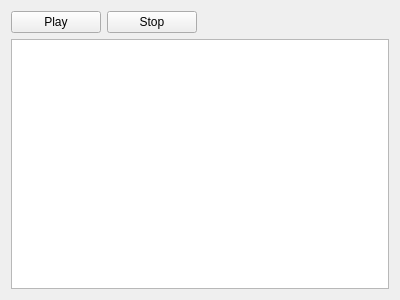
<?xml version="1.0" encoding="UTF-8"?>
<ui version="4.0">
 <class>Player</class>
 <widget class="QWidget" name="Player">
  <property name="geometry">
   <rect>
    <x>0</x>
    <y>0</y>
    <width>400</width>
    <height>300</height>
   </rect>
  </property>
  <property name="windowTitle">
   <string>Form</string>
  </property>
  <layout class="QVBoxLayout" name="verticalLayout">
   <item>
    <layout class="QHBoxLayout" name="horizontalLayout">
     <item>
      <widget class="QPushButton" name="playOrPause">
       <property name="text">
        <string>Play</string>
       </property>
      </widget>
     </item>
     <item>
      <widget class="QPushButton" name="stop">
       <property name="text">
        <string>Stop</string>
       </property>
      </widget>
     </item>
     <item>
      <widget class="Phonon::SeekSlider" name="seeker"/>
     </item>
     <item>
      <widget class="Phonon::VolumeSlider" name="volume"/>
     </item>
    </layout>
   </item>
   <item>
    <widget class="khopper::widget::SongList" name="songList"/>
   </item>
  </layout>
 </widget>
 <customwidgets>
  <customwidget>
   <class>Phonon::SeekSlider</class>
   <extends>QWidget</extends>
   <header location="global">phonon/seekslider.h</header>
  </customwidget>
  <customwidget>
   <class>Phonon::VolumeSlider</class>
   <extends>QWidget</extends>
   <header location="global">phonon/volumeslider.h</header>
   <container>1</container>
  </customwidget>
  <customwidget>
   <class>khopper::widget::SongList</class>
   <extends>QTableView</extends>
   <header>songlist.hpp</header>
  </customwidget>
 </customwidgets>
 <resources/>
 <connections/>
</ui>
